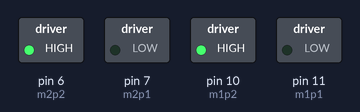
Bench run of a sketch on a simulated Arduino Uno, built with avr-gcc and run on an emulated ATmega328P. Shown: switched loads named in the sketch (green lamp = pin HIGH).

Above: at 0.1 s.
Timing chart, 0 to 1.6 s (numbered marks = the images above):
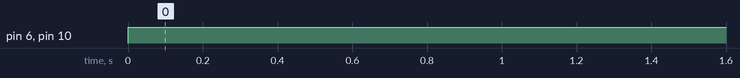

The sketch:

Motor_Test.ino
```cpp
/*
This code was made so that you can test your Motors and check if they are running or not and have you connected them in the right way
If the motors are not running according to the manner that you have planned to, i.e. in an Inverted manner, just change the polarity of the connection of the Motor
Use an L298D Motor Driver for the Project and an Arduino UNO or MEGA for the Project
If you are using any other board, just make sure to change the motor pins accordingly so that it does not give you errors
*/

// We will first define the Motor Pins for both the motors

int m1p1 = 11;
int m1p2 = 10;

int m2p1 = 7;
int m2p2 = 6;

// Initializing the SETUP function

void setup()
{
  // Defining the Motor Output Pins to output mode so that they can deliver output

  pinMode(m1p1, OUTPUT);    //Defining 1st Motor 1st Pin
  pinMode(m1p2, OUTPUT);    //Defining 1st Motor 2nd Pin
  pinMode(m2p1, OUTPUT);    //Defining 2nd Motor 1st Pin
  pinMode(m2p2, OUTPUT);    //Defining 2nd Motor 2nd Pin
}

// Initializing the LOOP function

void loop()
{
  // Changing the Motor Output to High to check if the motors are running
  // Reverse the code content of LOW and HIGH to rotate the motors in the opposite direction
  // Make sure you have connected to motors in the correct order and direction to ensure smooth functioning and no do-overs

  digitalWrite(m1p1, LOW);
  digitalWrite(m1p2, HIGH);
  digitalWrite(m2p1, LOW);
  digitalWrite(m2p2, HIGH);
}
```

Measured:
- by itself, pin 6 (m2p2), pin 10 (m1p2): LOW → HIGH at 0.00 s
